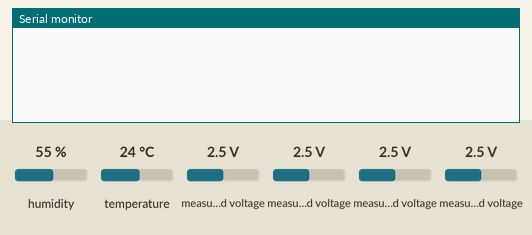
The sketch below on a simulated ESP32. Parts: the last lines printed to the serial monitor. Inputs (shaded band) come from the test bench; at power-on: humidity 55 %, measured voltage 2.5 V, temperature 24 °C. EEPROM starts erased.

Above: at 1.2 s.
1.3 s: humidity set to 22 %
At 4.09 s:
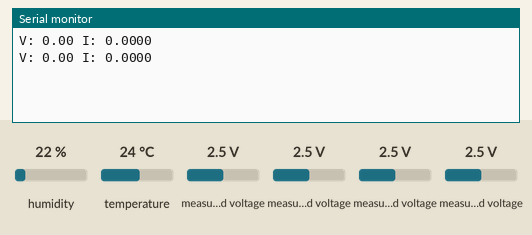
5.9 s: measured voltage (sensor 200) set to 0.1 V
At 7.2 s:
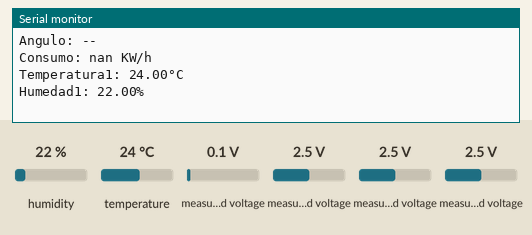
7.5 s: measured voltage (sensor 201) set to 1.2 V
9.0 s: measured voltage (sensor 202) set to 0.1 V
At 12.14 s:
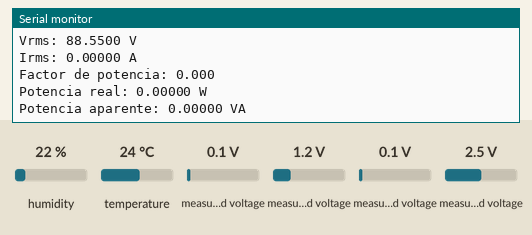
23.0 s: measured voltage (sensor 203) set to 0.1 V
At 24.31 s:
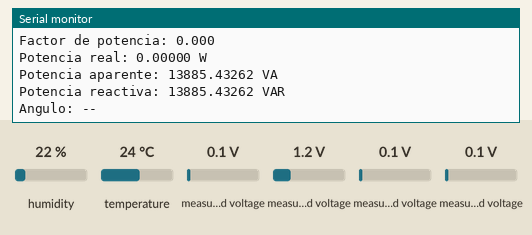
24.5 s: temperature set to 12 °C
At 25.2 s:
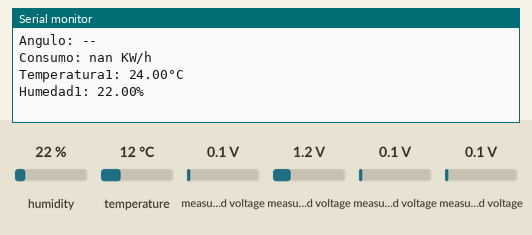
Timing chart, 0 to 27.0 s (numbered marks = the images above; inputs shaded):
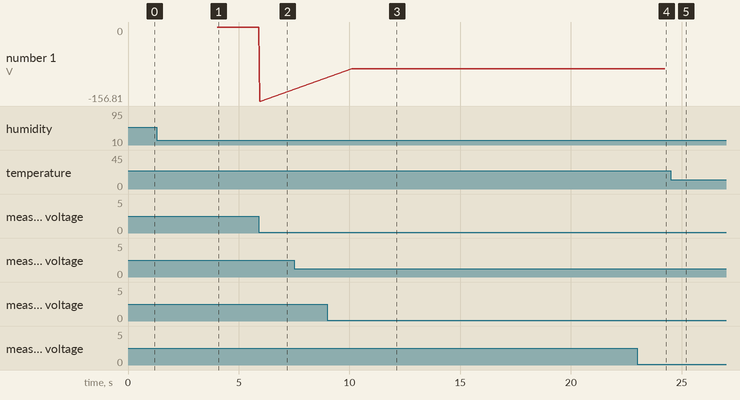

The sketch:

CajaTemp.ino
```cpp
#include <Wire.h>
#include <Adafruit_ADS1015.h>
#include<EEPROM.h>
#include <WiFiClient.h>
#include<WiFi.h>


#include "DHT.h"
#define DHTpin 32
#define DHT_TIPO DHT11
DHT dht(DHTpin,DHT_TIPO);


Adafruit_ADS1115 ads(0x48);


const float FACTOR = 80.5; //30A/1V
const float multiplicador = 0.0625F;
float Suma_pot=0;
float Consumo_pot=0;
long dt = 0;
long t0=0;  // millis
unsigned long tx=0,ty=0;
unsigned long tiempo1,tiempo2;
void setup()
{
  Serial.begin(115200);
  ads.setGain(GAIN_TWO);        // ±2.048V  1 bit = 0.0625mV
  ads.begin();
  dht.begin();
  EEPROM.get(0,Suma_pot);
  t0=millis();

}
void printMeasure_i(String prefix, float value, String postfix)
{
 Serial.print(prefix);
 Serial.print(value, 5);
 Serial.println(postfix);
}

 void printMeasure_v(String prefix, float value, String postfix)
{
 Serial.print(prefix);
 Serial.print(value, 4);
 Serial.println(postfix);
}

void printMeasure_pVA(String prefix, float value, String postfix)
{
 Serial.print(prefix);
 Serial.print(value, 5);
 Serial.println(postfix);
}

void printMeasure_Kwh(String prefix, float value, String postfix)
{
 Serial.print(prefix);
 Serial.print(value, 9);
 Serial.println(postfix);
}
void printMeasure_W(String prefix, float value, String postfix)
{
 Serial.print(prefix);
 Serial.print(value, 5);
 Serial.println(postfix);
}
void printMeasure_fp(String prefix, float value)
{
 Serial.print(prefix);
 Serial.print(value, 3);
 //Serial.println(postfix);
}
void printMeasure_angulo(String prefix, float value,String postfix)
{
 Serial.print(prefix);
 Serial.print(value, 3);
 //Serial.println(postfix);
}
void printMeasure_reactiva(String prefix, float value,String postfix)
{
 Serial.print(prefix);
 Serial.print(value, 3);
 Serial.println(postfix);
}
void printMeasure_temp(String prefix, float value,String postfix)
{
 Serial.print(prefix);
 Serial.print(value, 2);
 Serial.println(postfix);
}
void printMeasure_hum(String prefix, float value,String postfix)
{
 Serial.print(prefix);
 Serial.print(value, 2);
 Serial.println(postfix);
}
void loop()
{

 float Irms = getCorriente();
 float Vrms = getVoltaje();
 float Pot_VA=getPotencia_VA(Irms,Vrms);
 float Pot_W=getPotencia_W();
 float Consumo=getConsumo(Pot_W);
 float fp=getfp(Pot_W,Pot_VA);
 float angulo= getangulo(fp);
 float Pot_VAR=getPot_reactiva(angulo,Pot_VA);

 float temperatura=getTemp();
 float humedad=getHumedad();

   Serial.println(" ");
 printMeasure_v("Vrms: ", Vrms ," V  ");
 printMeasure_i("Irms: ", Irms, " A ");
 printMeasure_fp("Factor de potencia: ",fp);
 Serial.println(" ");
 printMeasure_W("Potencia real: ",Pot_W," W ");
 printMeasure_pVA("Potencia aparente: ",Pot_VA," VA ");
 printMeasure_pVA("Potencia reactiva: ",Pot_VAR," VAR ");
 if (angulo==90){
  Serial.print("Angulo: --");
  }
  else{
 printMeasure_angulo("Angulo: ",angulo,"º ");
  }
 Serial.println(" ");
 printMeasure_Kwh("Consumo: ",Consumo," KW/h ");

 printMeasure_temp("Temperatura1: ",temperatura,"°C");
 printMeasure_hum("Humedad1: ",humedad,"% ");

 Serial.println(" ");
 EEPROM.put(0,Suma_pot);
}

float getCorriente()
{
 float voltage;
 float corriente;
 float sum = 0;
 long tiempo = millis();
 int counter = 0;

 while (millis() - tiempo < 2000)
 {
   voltage = ads.readADC_Differential_2_3() * multiplicador;
   corriente = voltage * FACTOR;
   corriente /= 1000.0;

   sum += sq(corriente);
   counter = counter + 1;
  }

 corriente = sqrt(sum / counter);
 return(corriente);
}

float getVoltaje()
{
 float voltaje;
 float Vrms;
 float sum = 0;
 long tiempo = millis();
 int counter = 0;

 while (millis() - tiempo < 2000)
 {
   voltaje = ads.readADC_Differential_0_1() * multiplicador;
   Vrms = voltaje * FACTOR;
   Vrms /= 1000.0;

   sum += sq(Vrms);
   counter = counter + 1;
  }

 Vrms = sqrt(sum / counter);
 return(Vrms);
}

float getPotencia_VA(float Irms,float Vrms){

    float Potencia=Vrms*Irms;

   return(Potencia);
  }

 float getConsumo(float Potencia){
  dt=millis()-t0;
   t0=millis();
   Suma_pot=Suma_pot+Potencia*(dt/1000);
   Consumo_pot= (Suma_pot)/3600000;
    EEPROM.put(0,Suma_pot);
   return(Consumo_pot);
  }

  float getPotencia_W(){
    float Voltaje=0,Voltaje1=0,Voltaje_v=0;
    float V=0;
    float Corriente=0,Corriente_I=0;
    float I=0;
    int Counter=0;
    float Potencia_real=0,Potencia_real1,Potencia_real2=0;
    unsigned long tiempo=millis();

    while(millis() - tiempo < 2000){


      float adc0=ads.readADC_Differential_0_1();

  Voltaje1 = (adc0 * 0.0625)/1000;
  Voltaje_v=Voltaje1*80.5;

  Serial.print("V: ");
  Serial.print(Voltaje_v);
  Serial.print(" ");

  delay(15.15);

      float adc1=ads.readADC_Differential_2_3();
  //adc1 = ads.readADC_SingleEnded(1);

  //Voltaje = (adc1 * 0.0625)/1000;
  Corriente = (adc1 * 0.0625)/1000 ;
  Corriente_I=Corriente*80.5*(-1);
  Serial.print("I: ");
  Serial.println(Corriente_I,4);


      Potencia_real1=Voltaje_v*Corriente_I;
      Potencia_real2+=Potencia_real1;
      Counter+=1;

   // for(int i;i<1000;i++){
     // Potencia_real1=V*i;
     // Potencia_real2+=Potencia_real1;
     // }
      }
      Potencia_real=Potencia_real2/Counter;
      if(Potencia_real<0){
        return(0);
        }else{
     return(Potencia_real);
    }
  }

float getfp(float RealPower, float AparentPower){

  float factor= RealPower/AparentPower;
  if(factor>1){
    return(1);
    }
  if(factor<0 || RealPower==0 && AparentPower==0){
    return(0);
  }
   else{
    return (factor);
    }
  }

float getangulo(float fp){
    float angulorad = acos(fp);
    float angulo = angulorad*180/3.14159265359;
    return (angulo);
  }

float getPot_reactiva(float angulo,float aparent){
  float reactiva=aparent*sin(angulo*3.14159265359/180);
  return (reactiva);
  }

float getTemp(){
  float temp=dht.readTemperature();
  if(isnan(temp)){
    return 0;
    }

  return temp;
  }
float getHumedad(){
  float hum=dht.readHumidity();
  if(isnan(hum)){
    return 0;
    }

    return hum;
  }
```

Measured:
- after the input at 5.9 s, the serial monitor: prints a new line after 0.05 s (image 2)
- after the input at 9.0 s, the serial monitor: prints a new line after 1.1 s (image 3)
- after the input at 23.0 s, the serial monitor: prints a new line at once (image 4)
- plotted number 1: 0 → -156.81 after the input at 5.9 s
